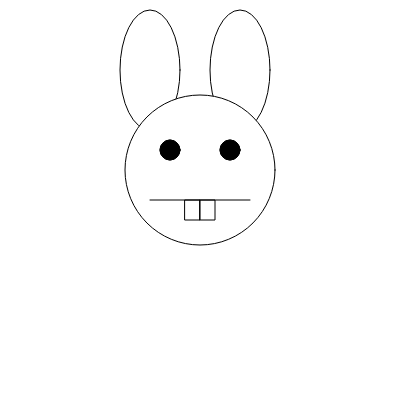
Frame 1 (no input)
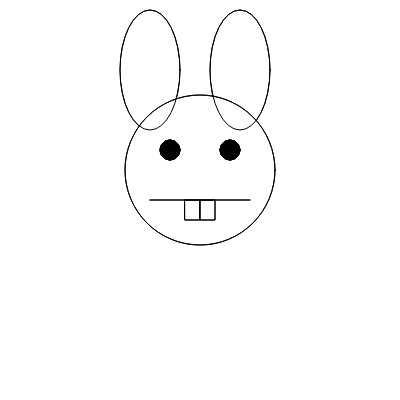
Frame 2 (the mouse pressed at the canvas centre, redrawn once)

The p5.js sketch that drew these frames (run headless with seeded random() and noise() and a simulated clock; the mouse was pressed at the canvas centre and the sketch redrawn once):

// p5.js sketch
// ── sketch.js
function setup() {
    createCanvas(400, 400); 
    noLoop(); 
}

function draw() {
    // 4: Dientes de conejo
    var e1 = 20;
    ellipse(150, 70, 60, 120);  // left ear
    ellipse(240, 70, 60, 120);  // right ear

    ellipse(200, 170, 150, 150);    // face  

    fill(0, 0, 0);
    ellipse(170, 150, e1, e1);  // left eye
    ellipse(230, 150, e1, e1);  // right eye

    line(150, 200, 250, 200);   // mouth
    var t1 = 20;
    noFill();
    rect(185, 200, 15, t1); // left tooth
    rect(200, 200, 15, t1); // right tooth

    ellipse(170,150,20,20);
    ellipse(230,150,20,20);
}
